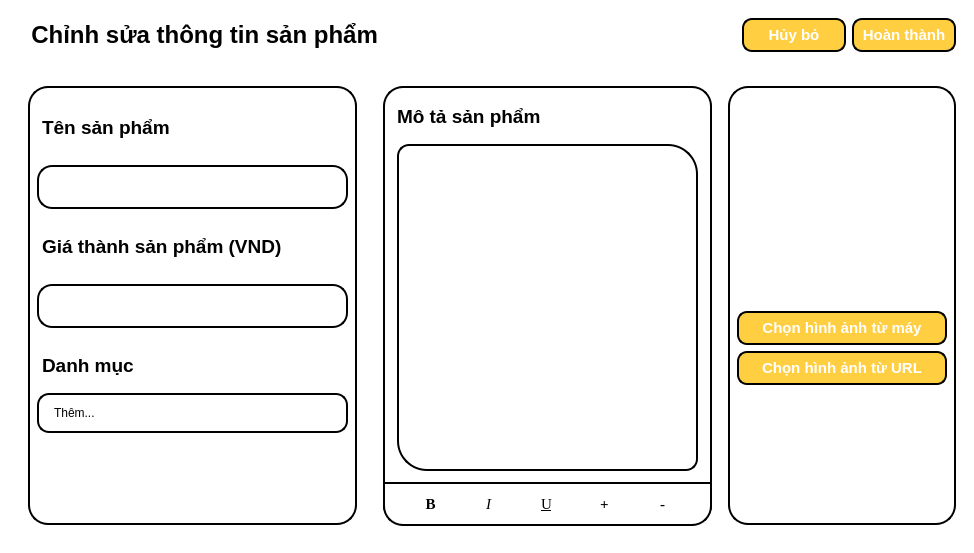
<?xml version="1.0" encoding="UTF-8"?>
<ui version="4.0">
 <class>MainWindow</class>
 <widget class="QMainWindow" name="MainWindow">
  <property name="geometry">
   <rect>
    <x>0</x>
    <y>0</y>
    <width>974</width>
    <height>553</height>
   </rect>
  </property>
  <property name="windowTitle">
   <string>MainWindow</string>
  </property>
  <property name="styleSheet">
   <string notr="true">background-color: white;
color: black;</string>
  </property>
  <widget class="QWidget" name="centralwidget">
   <layout class="QVBoxLayout" name="verticalLayout">
    <item>
     <widget class="QWidget" name="widget" native="true">
      <property name="styleSheet">
       <string notr="true">max-height: 60px;</string>
      </property>
      <layout class="QHBoxLayout" name="horizontalLayout_2">
       <item>
        <widget class="QLabel" name="l_title">
         <property name="font">
          <font>
           <family>Segoe UI</family>
           <pointsize>18</pointsize>
           <bold>true</bold>
          </font>
         </property>
         <property name="text">
          <string>  Chỉnh sửa thông tin sản phẩm</string>
         </property>
        </widget>
       </item>
       <item>
        <widget class="QPushButton" name="cancel">
         <property name="font">
          <font>
           <family>Segoe UI</family>
           <pointsize>11</pointsize>
           <bold>true</bold>
          </font>
         </property>
         <property name="styleSheet">
          <string notr="true">QPushButton{
	border: 2px solid black;
	height: 30px;
	border-radius: 10px;
	background-color: #FFCE41;
	color: white;
	max-width: 100px;
	min-width: 100px;
}

QPushButton::hover{
	border: 3px solid black;
	height: 30px;
	border-radius: 10px;
	background-color: #FFCE41;
	max-width: 100px;
	min-width: 100px;
}

QPushButton::pressed{
	border: 3px solid black;
	height: 30px;
	border-radius: 10px;
	background-color: rgb(234, 188, 59);
	max-width: 100px;
	min-width: 100px;
}</string>
         </property>
         <property name="text">
          <string>Hủy bỏ</string>
         </property>
        </widget>
       </item>
       <item>
        <widget class="QPushButton" name="add">
         <property name="font">
          <font>
           <family>Segoe UI</family>
           <pointsize>11</pointsize>
           <bold>true</bold>
          </font>
         </property>
         <property name="styleSheet">
          <string notr="true">QPushButton{
	border: 2px solid black;
	height: 30px;
	border-radius: 10px;
	background-color: #FFCE41;
	color: white;
	max-width: 100px;
	min-width: 100px;
}

QPushButton::hover{
	border: 3px solid black;
	height: 30px;
	border-radius: 10px;
	background-color: #FFCE41;
	max-width: 100px;
	min-width: 100px;
}

QPushButton::pressed{
	border: 3px solid black;
	height: 30px;
	border-radius: 10px;
	background-color: rgb(234, 188, 59);
	max-width: 100px;
	min-width: 100px;
}</string>
         </property>
         <property name="text">
          <string>Hoàn thành</string>
         </property>
        </widget>
       </item>
      </layout>
     </widget>
    </item>
    <item>
     <widget class="QWidget" name="widget_2" native="true">
      <layout class="QHBoxLayout" name="horizontalLayout">
       <item>
        <widget class="QWidget" name="widget_5" native="true">
         <property name="styleSheet">
          <string notr="true">QWidget{
	/*max-height: 380px;*/
	background-color: white;
	color: black;
	border-radius: 20px;
	border: 2px solid black;
	margin: 10px;
}</string>
         </property>
         <layout class="QVBoxLayout" name="verticalLayout_4">
          <item>
           <widget class="QWidget" name="widget_3" native="true">
            <property name="styleSheet">
             <string notr="true">background-color: transparent;
border: 0px;
margin: 0px;
padding: 0px;
min-height: 15px;
max-height: 15px;</string>
            </property>
           </widget>
          </item>
          <item>
           <widget class="QLabel" name="name">
            <property name="font">
             <font>
              <family>Segoe UI</family>
              <pointsize>14</pointsize>
              <bold>true</bold>
             </font>
            </property>
            <property name="styleSheet">
             <string notr="true">border: 0px;</string>
            </property>
            <property name="text">
             <string>Tên sản phẩm</string>
            </property>
           </widget>
          </item>
          <item>
           <widget class="QLineEdit" name="line_name">
            <property name="font">
             <font>
              <family>Segoe UI</family>
              <pointsize>12</pointsize>
             </font>
            </property>
            <property name="styleSheet">
             <string notr="true">padding: 5px;
border: 2px solid black;
border-radius: 15px;
height: 30px;
margin: 10px;</string>
            </property>
           </widget>
          </item>
          <item>
           <widget class="QLabel" name="price">
            <property name="font">
             <font>
              <family>Segoe UI</family>
              <pointsize>14</pointsize>
              <bold>true</bold>
             </font>
            </property>
            <property name="styleSheet">
             <string notr="true">border: 0px;</string>
            </property>
            <property name="text">
             <string>Giá thành sản phẩm (VND)</string>
            </property>
           </widget>
          </item>
          <item>
           <widget class="QLineEdit" name="line_price">
            <property name="styleSheet">
             <string notr="true">padding: 5px;
border: 2px solid black;
border-radius: 15px;
height: 30px;
margin: 10px;</string>
            </property>
            <property name="inputMask">
             <string notr="true"/>
            </property>
            <property name="text">
             <string notr="true"/>
            </property>
            <property name="frame">
             <bool>false</bool>
            </property>
           </widget>
          </item>
          <item>
           <widget class="QLabel" name="tag">
            <property name="font">
             <font>
              <family>Segoe UI</family>
              <pointsize>14</pointsize>
              <bold>true</bold>
             </font>
            </property>
            <property name="styleSheet">
             <string notr="true">border: 0px;</string>
            </property>
            <property name="text">
             <string>Danh mục</string>
            </property>
           </widget>
          </item>
          <item>
           <widget class="QComboBox" name="tag_name">
            <property name="styleSheet">
             <string notr="true">QComboBox{
	height: 30px;
	padding: 3px;
	border: 2px solid black;
	margin-top: 0px;
	border-radius: 12px;
	padding-left: 15px;
}

QComboBox::drop-down {
    border-color: transparent;
}

QComboBox QAbstractItemView {
    border: 1px solid gray;
    box-shadow: transparent;
	border-radius: 0px;
	margin: 0px;
}</string>
            </property>
            <item>
             <property name="text">
              <string>Thêm...</string>
             </property>
            </item>
           </widget>
          </item>
          <item>
           <spacer name="verticalSpacer_2">
            <property name="orientation">
             <enum>Qt::Orientation::Vertical</enum>
            </property>
            <property name="sizeHint" stdset="0">
             <size>
              <width>20</width>
              <height>40</height>
             </size>
            </property>
           </spacer>
          </item>
         </layout>
        </widget>
       </item>
       <item>
        <widget class="QWidget" name="widget_6" native="true">
         <property name="styleSheet">
          <string notr="true">background-color: white;
color: black;
border-radius: 20px;
border: 2px solid black;
margin: 10px;</string>
         </property>
         <layout class="QVBoxLayout" name="verticalLayout_8">
          <item>
           <widget class="QLabel" name="discription">
            <property name="font">
             <font>
              <family>Segoe UI</family>
              <pointsize>14</pointsize>
              <bold>true</bold>
             </font>
            </property>
            <property name="styleSheet">
             <string notr="true">border: 0px;
padding-top: 10px;</string>
            </property>
            <property name="text">
             <string>Mô tả sản phẩm</string>
            </property>
           </widget>
          </item>
          <item>
           <widget class="QTextEdit" name="textEdit">
            <property name="font">
             <font>
              <family>Segoe UI</family>
              <pointsize>12</pointsize>
             </font>
            </property>
            <property name="styleSheet">
             <string notr="true">padding: 5px;
border: 2px solid black;
margin: 15px;
margin-top: 0px;
margin-bottom: 5px;
border-radius: 30px;
border-top-left-radius: 12px;
border-bottom-right-radius: 12px;</string>
            </property>
            <property name="verticalScrollBarPolicy">
             <enum>Qt::ScrollBarPolicy::ScrollBarAlwaysOff</enum>
            </property>
            <property name="horizontalScrollBarPolicy">
             <enum>Qt::ScrollBarPolicy::ScrollBarAlwaysOff</enum>
            </property>
            <property name="html">
             <string>&lt;!DOCTYPE HTML PUBLIC &quot;-//W3C//DTD HTML 4.0//EN&quot; &quot;http://www.w3.org/TR/REC-html40/strict.dtd&quot;&gt;
&lt;html&gt;&lt;head&gt;&lt;meta name=&quot;qrichtext&quot; content=&quot;1&quot; /&gt;&lt;meta charset=&quot;utf-8&quot; /&gt;&lt;style type=&quot;text/css&quot;&gt;
p, li { white-space: pre-wrap; }
hr { height: 1px; border-width: 0; }
li.unchecked::marker { content: &quot;\2610&quot;; }
li.checked::marker { content: &quot;\2612&quot;; }
&lt;/style&gt;&lt;/head&gt;&lt;body style=&quot; font-family:'Segoe UI'; font-size:12pt; font-weight:400; font-style:normal;&quot;&gt;
&lt;p style=&quot;-qt-paragraph-type:empty; margin-top:0px; margin-bottom:0px; margin-left:0px; margin-right:0px; -qt-block-indent:0; text-indent:0px;&quot;&gt;&lt;br /&gt;&lt;/p&gt;&lt;/body&gt;&lt;/html&gt;</string>
            </property>
            <property name="placeholderText">
             <string/>
            </property>
           </widget>
          </item>
          <item>
           <widget class="QWidget" name="widget_9" native="true">
            <property name="styleSheet">
             <string notr="true">margin: 0px;
margin-left: 1px;
margin-right: 1px;
border: 2px solid black;
min-height: 35px;
max-height: 35px;
padding-bottom: 5px;
border-top-left-radius: 0px;
border-top-right-radius: 0px;</string>
            </property>
            <layout class="QHBoxLayout" name="horizontalLayout_7">
             <item>
              <widget class="QPushButton" name="bold">
               <property name="font">
                <font>
                 <family>Times New Roman</family>
                 <pointsize>11</pointsize>
                 <italic>false</italic>
                 <bold>true</bold>
                </font>
               </property>
               <property name="styleSheet">
                <string notr="true">QPushButton{
	margin: 0px;
	border: 0px;
	min-height: 25px;
	max-height: 25px;
	min-width: 25px;
	max-width: 25px;
	background-color: white;
	border-radius: 8px;
	padding: 0px;
}
QPushButton::hover{
	margin: 0px;
	border: 0px;
	min-height: 25px;
	max-height: 25px;
	min-width: 25px;
	max-width: 25px;
	background-color: #eeeeee;	
	border-radius: 8px;
	padding: 0px;
}
QPushButton::pressed{
	margin: 0px;
	border: 0px;
	min-height: 25px;
	max-height: 25px;
	min-width: 25px;
	max-width: 25px;
	background-color: gray;	
	border-radius: 8px;
	padding: 0px;
}</string>
               </property>
               <property name="text">
                <string>B</string>
               </property>
              </widget>
             </item>
             <item>
              <widget class="QPushButton" name="italic">
               <property name="font">
                <font>
                 <family>Times New Roman</family>
                 <pointsize>11</pointsize>
                 <italic>true</italic>
                </font>
               </property>
               <property name="styleSheet">
                <string notr="true">QPushButton{
	margin: 0px;
	border: 0px;
	min-height: 25px;
	max-height: 25px;
	min-width: 25px;
	max-width: 25px;
	background-color: white;
	border-radius: 8px;
	padding: 0px;
}
QPushButton::hover{
	margin: 0px;
	border: 0px;
	min-height: 25px;
	max-height: 25px;
	min-width: 25px;
	max-width: 25px;
	background-color: #eeeeee;	
	border-radius: 8px;
	padding: 0px;
}
QPushButton::pressed{
	margin: 0px;
	border: 0px;
	min-height: 25px;
	max-height: 25px;
	min-width: 25px;
	max-width: 25px;
	background-color: gray;	
	border-radius: 8px;
	padding: 0px;
}</string>
               </property>
               <property name="text">
                <string>I</string>
               </property>
              </widget>
             </item>
             <item>
              <widget class="QPushButton" name="underline">
               <property name="font">
                <font>
                 <family>Times New Roman</family>
                 <pointsize>11</pointsize>
                 <italic>false</italic>
                 <underline>true</underline>
                </font>
               </property>
               <property name="styleSheet">
                <string notr="true">QPushButton{
	margin: 0px;
	border: 0px;
	min-height: 25px;
	max-height: 25px;
	min-width: 25px;
	max-width: 25px;
	background-color: white;
	border-radius: 8px;
	padding: 0px;
}
QPushButton::hover{
	margin: 0px;
	border: 0px;
	min-height: 25px;
	max-height: 25px;
	min-width: 25px;
	max-width: 25px;
	background-color: #eeeeee;	
	border-radius: 8px;
	padding: 0px;
}
QPushButton::pressed{
	margin: 0px;
	border: 0px;
	min-height: 25px;
	max-height: 25px;
	min-width: 25px;
	max-width: 25px;
	background-color: gray;	
	border-radius: 8px;
	padding: 0px;
}</string>
               </property>
               <property name="text">
                <string>U</string>
               </property>
              </widget>
             </item>
             <item>
              <widget class="QPushButton" name="increase">
               <property name="font">
                <font>
                 <family>Times New Roman</family>
                 <pointsize>11</pointsize>
                 <italic>false</italic>
                 <bold>true</bold>
                </font>
               </property>
               <property name="styleSheet">
                <string notr="true">QPushButton{
	margin: 0px;
	border: 0px;
	min-height: 25px;
	max-height: 25px;
	min-width: 25px;
	max-width: 25px;
	background-color: white;
	border-radius: 8px;
	padding: 0px;
}
QPushButton::hover{
	margin: 0px;
	border: 0px;
	min-height: 25px;
	max-height: 25px;
	min-width: 25px;
	max-width: 25px;
	background-color: #eeeeee;	
	border-radius: 8px;
	padding: 0px;
}
QPushButton::pressed{
	margin: 0px;
	border: 0px;
	min-height: 25px;
	max-height: 25px;
	min-width: 25px;
	max-width: 25px;
	background-color: gray;	
	border-radius: 8px;
	padding: 0px;
}</string>
               </property>
               <property name="text">
                <string>+</string>
               </property>
              </widget>
             </item>
             <item>
              <widget class="QPushButton" name="decrease">
               <property name="font">
                <font>
                 <family>Times New Roman</family>
                 <pointsize>11</pointsize>
                 <italic>false</italic>
                 <bold>true</bold>
                </font>
               </property>
               <property name="styleSheet">
                <string notr="true">QPushButton{
	margin: 0px;
	border: 0px;
	min-height: 25px;
	max-height: 25px;
	min-width: 25px;
	max-width: 25px;
	background-color: white;
	border-radius: 8px;
	padding: 0px;
}
QPushButton::hover{
	margin: 0px;
	border: 0px;
	min-height: 25px;
	max-height: 25px;
	min-width: 25px;
	max-width: 25px;
	background-color: #eeeeee;	
	border-radius: 8px;
	padding: 0px;
}
QPushButton::pressed{
	margin: 0px;
	border: 0px;
	min-height: 25px;
	max-height: 25px;
	min-width: 25px;
	max-width: 25px;
	background-color: gray;	
	border-radius: 8px;
	padding: 0px;
}</string>
               </property>
               <property name="text">
                <string>-</string>
               </property>
              </widget>
             </item>
            </layout>
           </widget>
          </item>
         </layout>
        </widget>
       </item>
       <item>
        <widget class="QWidget" name="widget_4" native="true">
         <property name="styleSheet">
          <string notr="true">background-color: white;
border: 2px solid black;
border-radius: 20px;
margin-top: 10px;
margin-bottom: 10px;</string>
         </property>
         <layout class="QVBoxLayout" name="verticalLayout_2">
          <item>
           <widget class="QLabel" name="image">
            <property name="styleSheet">
             <string notr="true">max-width: 200px;
min-width: 200px;
max-height: 200px;
min-height: 200px;

background-color: white;
border: 0px;
border-radius: 0px;
margin: 5px;
margin-top: 15px;</string>
            </property>
            <property name="text">
             <string/>
            </property>
           </widget>
          </item>
          <item>
           <widget class="QPushButton" name="choose_image">
            <property name="font">
             <font>
              <family>Segoe UI</family>
              <pointsize>11</pointsize>
              <bold>true</bold>
             </font>
            </property>
            <property name="styleSheet">
             <string notr="true">QPushButton{
	border: 2px solid black;
	height: 30px;
	border-radius: 10px;
	background-color: #FFCE41;
	color: white;
	max-height: 30px;
	min-height: 30px;
	margin: 0px;
}

QPushButton::hover{
	border: 3px solid black;
	height: 30px;
	border-radius: 10px;
	background-color: #FFCE41;
	max-height: 30px;
	min-height: 30px;
	margin: 0px;
}

QPushButton::pressed{
	border: 3px solid black;
	height: 30px;
	border-radius: 10px;
	background-color: rgb(234, 188, 59);
	max-height: 30px;
	min-height: 30px;
	margin: 0px;
}</string>
            </property>
            <property name="text">
             <string>Chọn hình ảnh từ máy</string>
            </property>
           </widget>
          </item>
          <item>
           <widget class="QPushButton" name="choose_image_url">
            <property name="font">
             <font>
              <family>Segoe UI</family>
              <pointsize>11</pointsize>
              <bold>true</bold>
             </font>
            </property>
            <property name="styleSheet">
             <string notr="true">QPushButton{
	border: 2px solid black;
	height: 30px;
	border-radius: 10px;
	background-color: #FFCE41;
	color: white;
	max-height: 30px;
	min-height: 30px;
	margin: 0px;
}

QPushButton::hover{
	border: 3px solid black;
	height: 30px;
	border-radius: 10px;
	background-color: #FFCE41;
	max-height: 30px;
	min-height: 30px;
	margin: 0px;
}

QPushButton::pressed{
	border: 3px solid black;
	height: 30px;
	border-radius: 10px;
	background-color: rgb(234, 188, 59);
	max-height: 30px;
	min-height: 30px;
	margin: 0px;
}</string>
            </property>
            <property name="text">
             <string>Chọn hình ảnh từ URL</string>
            </property>
           </widget>
          </item>
          <item>
           <spacer name="verticalSpacer">
            <property name="orientation">
             <enum>Qt::Orientation::Vertical</enum>
            </property>
            <property name="sizeHint" stdset="0">
             <size>
              <width>20</width>
              <height>40</height>
             </size>
            </property>
           </spacer>
          </item>
         </layout>
        </widget>
       </item>
      </layout>
     </widget>
    </item>
   </layout>
  </widget>
 </widget>
 <resources/>
 <connections/>
</ui>
